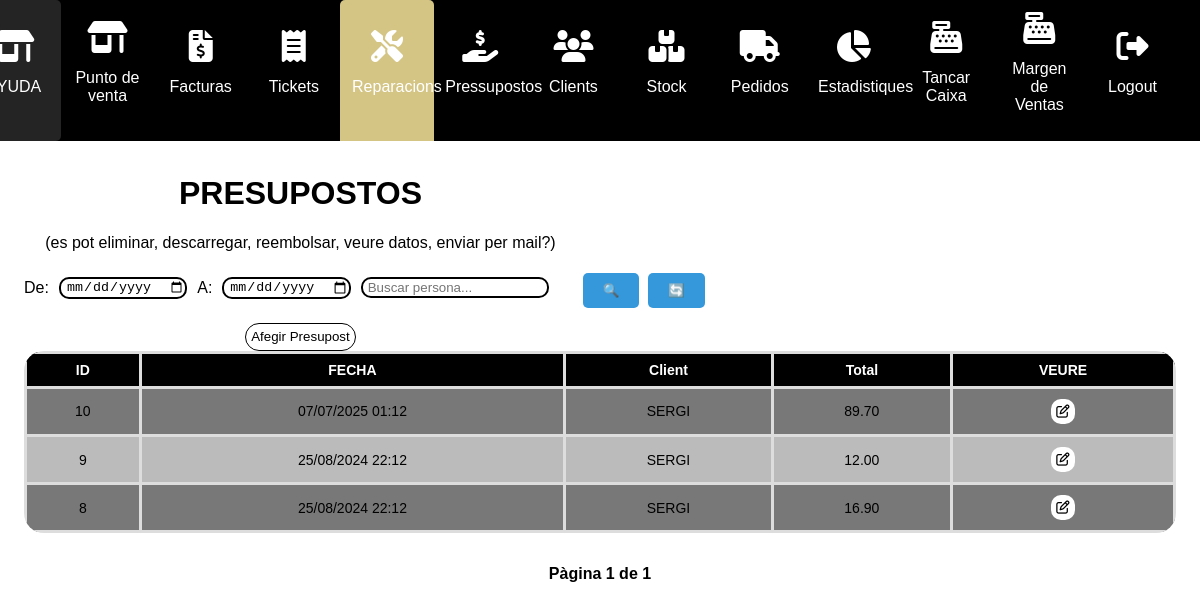
The app's page /reparacions/ (signed in), older data.
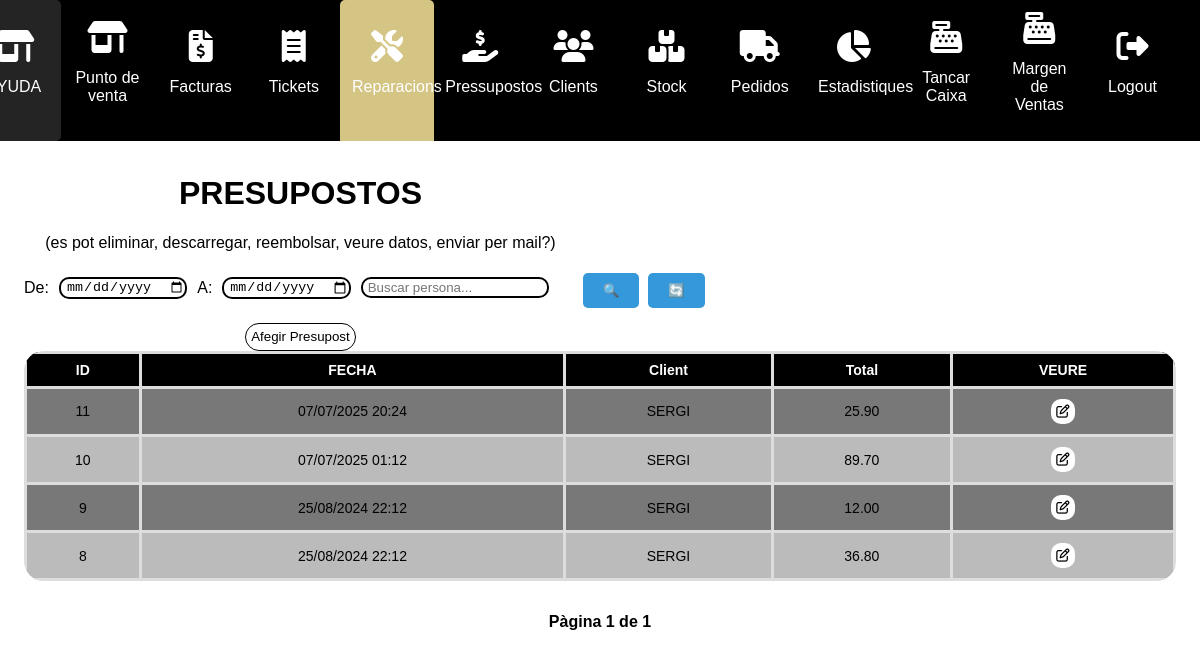
The same page, newer data.
### myapp/models.py (models this page shows)
class Reparacio(models.Model):
    persona_id=models.IntegerField()
    date=models.DateTimeField()
    facturat=models.CharField(max_length=100, default="no")
    total= models.DecimalField(max_digits=9999999, decimal_places=2)
    metodo_pago     = models.CharField(
                          max_length=20,
                          choices=[('Targeta','Targeta'),('Efectivo','Efectiu')],
                          default='Targeta'
                      )

### myapp/views.py (the view, shortened to what this page needs)
# urls.py: path("reparacions/", views.reparacions, name="reparacions"),
@login_required
def reparacions(request):
    data_inici = request.GET.get('data_inicio')
    data_fi = request.GET.get('data_fi')
    search = request.GET.get('search')
    reparacions = Reparacio.objects.all().order_by('-date')
    if search:
        personas_nom = Persona.objects.filter(nombre__icontains=search)
        personas_tel = Persona.objects.filter(telefono__icontains=search)
        personas = personas_nom | personas_tel
        reparacions = reparacions.filter(persona_id__in=personas.values_list('id', flat=True))
    page_number = request.GET.get('page', 1)
    paginator = Paginator(reparacions, 8)
    page = paginator.get_page(page_number)
    for repara in page:
        try:
            repara.persona_id = Persona.objects.get(id=repara.persona_id).nombre
        except Persona.DoesNotExist:
            repara.persona_id = "Desconegut"
    personas = Persona.objects.all()
    producte = Producto.objects.all()
    return render(request, "reparacions.html", {
        "reparacions": page,
        "data_inicio": data_inici or '',
        "data_fi": data_fi or '',
        "search": search or '',
        "persona": personas,
        "producte": producte
    })

### myapp/templates/reparacions.html (shortened to what this page needs)
{% extends "layouts/base.html" %}
{% block content %}
<!DOCTYPE html>
<html lang="en">
<head>
</head>
<body>
<div class="main-content">
    <div class="products-section">
        <h1>PRESUPOSTOS</h1>
<p>(es pot eliminar, descarregar, reembolsar, veure datos, enviar per mail?)</p>
             <div style="display: flex; align-items: center; gap: 10px; margin-bottom: 10px;">
  <form method="get" style="display: flex; align-items: center; gap: 10px; margin: 0;">
    <label for="data-inicio">De:</label>
    <input type="date" id="data-inicio" name="data_inicio" value="{{ data_inicio }}">
    <label for="data-fin">A:</label>
    <input type="date" id="data-fin" name="data_fi" value="{{ data_fi }}">
    <input type="text" name="search" value="{{ search }}" placeholder="Buscar persona...">
    <button type="submit" class="blue-button">🔍</button>
  </form>
  <form method="get" style="margin: 0; margin-left: 10px;">
    <button type="submit" class="blue-button">🔄</button>
  </form>
</div>
<button id="afegir-reparacio-btn">Afegir Presupost</button>
    </div>
    <form method="post">
        <table id="productTable">
            <thead>
            <tr>
                <th>ID</th>
                <th>FECHA</th>
               <th>Client</th>
                <th>Total</th>
                <th>VEURE</th>
            </tr>
            </thead>
            <tbody>
            {% for reparacio in reparacions %}
            <tr class="filaTicket">
                <td>{{ reparacio.id }}</td>
               <td>{{ reparacio.date|date:"d/m/Y H:i" }}</td>
                <td>{{ reparacio.persona_id }} </td>
                <td>{{ reparacio.total }} </td>
                <td><button type="button" class="popup-trigger" data-reparacio-id="{{ reparacio.id }}"><i
                        class="fa-regular fa-pen-to-square"></i></button></td>
            </tr>
            {% endfor %}
            </tbody>
        </table>
        <div style="text-align: center; margin-top: 2rem;">
  <span style="margin: 0 1rem; font-weight: bold;">
    Pàgina {{ reparacions.number }} de {{ reparacions.paginator.num_pages }}
  </span>
</div>
    </form>
    </div>
</body>
</html>
{% endblock %}

Row changes from the older to the newer data that the page shows:
added Reparacio: id "11", date "07/07/2025 20:24", persona_id "SERGI", total "25.90"
changed Reparacio id 8: total "16.90" → "36.80"
